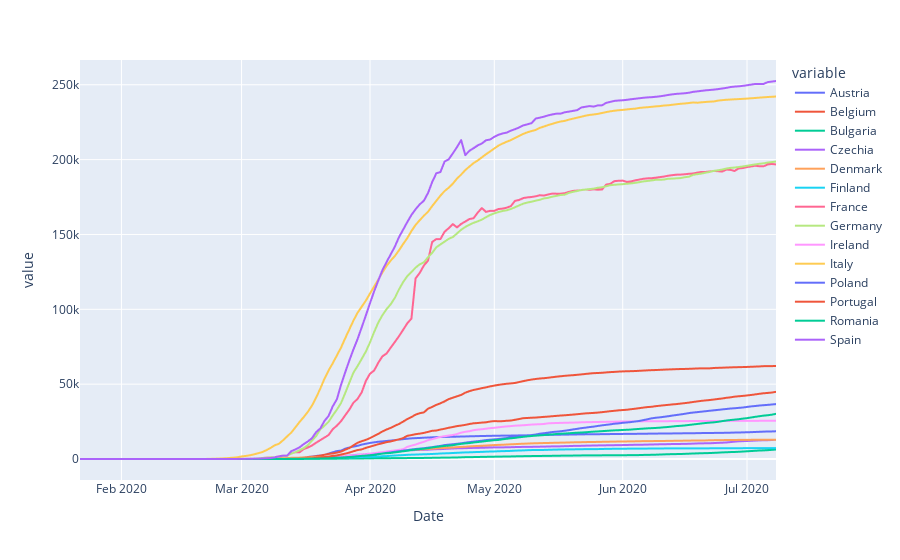

Notebook code cell kept with this figure:
### Code cell
fig = px.line(dat, x='Date', y=countries)
fig.show()

### Figure 1 — Plotly figure (JSON) as saved in the notebook; plotly's stock layout.template omitted (floating-point values rounded to 4 significant figures; data arrays with more than 128 entries replaced by an {"elided": "..."} marker saying what was removed)
{"data": [{"hovertemplate": "variable=Austria<br>Date=%{x}<br>value=%{y}<extra></extra>", "legendgroup": "Austria", "line": {"color": "#636efa", "dash": "solid"}, "mode": "lines", "name": "Austria", "showlegend": true, "type": "scattergl", "x": {"elided": "169 str values"}, "xaxis": "x", "y": {"elided": "169 int values"}, "yaxis": "y"}, {"hovertemplate": "variable=Belgium<br>Date=%{x}<br>value=%{y}<extra></extra>", "legendgroup": "Belgium", "line": {"color": "#EF553B", "dash": "solid"}, "mode": "lines", "name": "Belgium", "showlegend": true, "type": "scattergl", "x": {"elided": "169 str values"}, "xaxis": "x", "y": {"elided": "169 int values"}, "yaxis": "y"}, {"hovertemplate": "variable=Bulgaria<br>Date=%{x}<br>value=%{y}<extra></extra>", "legendgroup": "Bulgaria", "line": {"color": "#00cc96", "dash": "solid"}, "mode": "lines", "name": "Bulgaria", "showlegend": true, "type": "scattergl", "x": {"elided": "169 str values"}, "xaxis": "x", "y": {"elided": "169 int values"}, "yaxis": "y"}, {"hovertemplate": "variable=Czechia<br>Date=%{x}<br>value=%{y}<extra></extra>", "legendgroup": "Czechia", "line": {"color": "#ab63fa", "dash": "solid"}, "mode": "lines", "name": "Czechia", "showlegend": true, "type": "scattergl", "x": {"elided": "169 str values"}, "xaxis": "x", "y": {"elided": "169 int values"}, "yaxis": "y"}, {"hovertemplate": "variable=Denmark<br>Date=%{x}<br>value=%{y}<extra></extra>", "legendgroup": "Denmark", "line": {"color": "#FFA15A", "dash": "solid"}, "mode": "lines", "name": "Denmark", "showlegend": true, "type": "scattergl", "x": {"elided": "169 str values"}, "xaxis": "x", "y": {"elided": "169 int values"}, "yaxis": "y"}, {"hovertemplate": "variable=Finland<br>Date=%{x}<br>value=%{y}<extra></extra>", "legendgroup": "Finland", "line": {"color": "#19d3f3", "dash": "solid"}, "mode": "lines", "name": "Finland", "showlegend": true, "type": "scattergl", "x": {"elided": "169 str values"}, "xaxis": "x", "y": {"elided": "169 int values"}, "yaxis": "y"}, {"hovertemplate": "variable=France<br>Date=%{x}<br>value=%{y}<extra></extra>", "legendgroup": "France", "line": {"color": "#FF6692", "dash": "solid"}, "mode": "lines", "name": "France", "showlegend": true, "type": "scattergl", "x": {"elided": "169 str values"}, "xaxis": "x", "y": {"elided": "169 int values"}, "yaxis": "y"}, {"hovertemplate": "variable=Germany<br>Date=%{x}<br>value=%{y}<extra></extra>", "legendgroup": "Germany", "line": {"color": "#B6E880", "dash": "solid"}, "mode": "lines", "name": "Germany", "showlegend": true, "type": "scattergl", "x": {"elided": "169 str values"}, "xaxis": "x", "y": {"elided": "169 int values"}, "yaxis": "y"}, {"hovertemplate": "variable=Ireland<br>Date=%{x}<br>value=%{y}<extra></extra>", "legendgroup": "Ireland", "line": {"color": "#FF97FF", "dash": "solid"}, "mode": "lines", "name": "Ireland", "showlegend": true, "type": "scattergl", "x": {"elided": "169 str values"}, "xaxis": "x", "y": {"elided": "169 int values"}, "yaxis": "y"}, {"hovertemplate": "variable=Italy<br>Date=%{x}<br>value=%{y}<extra></extra>", "legendgroup": "Italy", "line": {"color": "#FECB52", "dash": "solid"}, "mode": "lines", "name": "Italy", "showlegend": true, "type": "scattergl", "x": {"elided": "169 str values"}, "xaxis": "x", "y": {"elided": "169 int values"}, "yaxis": "y"}, {"hovertemplate": "variable=Poland<br>Date=%{x}<br>value=%{y}<extra></extra>", "legendgroup": "Poland", "line": {"color": "#636efa", "dash": "solid"}, "mode": "lines", "name": "Poland", "showlegend": true, "type": "scattergl", "x": {"elided": "169 str values"}, "xaxis": "x", "y": {"elided": "169 int values"}, "yaxis": "y"}, {"hovertemplate": "variable=Portugal<br>Date=%{x}<br>value=%{y}<extra></extra>", "legendgroup": "Portugal", "line": {"color": "#EF553B", "dash": "solid"}, "mode": "lines", "name": "Portugal", "showlegend": true, "type": "scattergl", "x": {"elided": "169 str values"}, "xaxis": "x", "y": {"elided": "169 int values"}, "yaxis": "y"}, {"hovertemplate": "variable=Romania<br>Date=%{x}<br>value=%{y}<extra></extra>", "legendgroup": "Romania", "line": {"color": "#00cc96", "dash": "solid"}, "mode": "lines", "name": "Romania", "showlegend": true, "type": "scattergl", "x": {"elided": "169 str values"}, "xaxis": "x", "y": {"elided": "169 int values"}, "yaxis": "y"}, {"hovertemplate": "variable=Spain<br>Date=%{x}<br>value=%{y}<extra></extra>", "legendgroup": "Spain", "line": {"color": "#ab63fa", "dash": "solid"}, "mode": "lines", "name": "Spain", "showlegend": true, "type": "scattergl", "x": {"elided": "169 str values"}, "xaxis": "x", "y": {"elided": "169 int values"}, "yaxis": "y"}], "layout": {"legend": {"title": {"text": "variable"}, "tracegroupgap": 0}, "margin": {"t": 60}, "xaxis": {"anchor": "y", "domain": [0, 1], "title": {"text": "Date"}}, "yaxis": {"anchor": "x", "domain": [0, 1], "title": {"text": "value"}}}}
